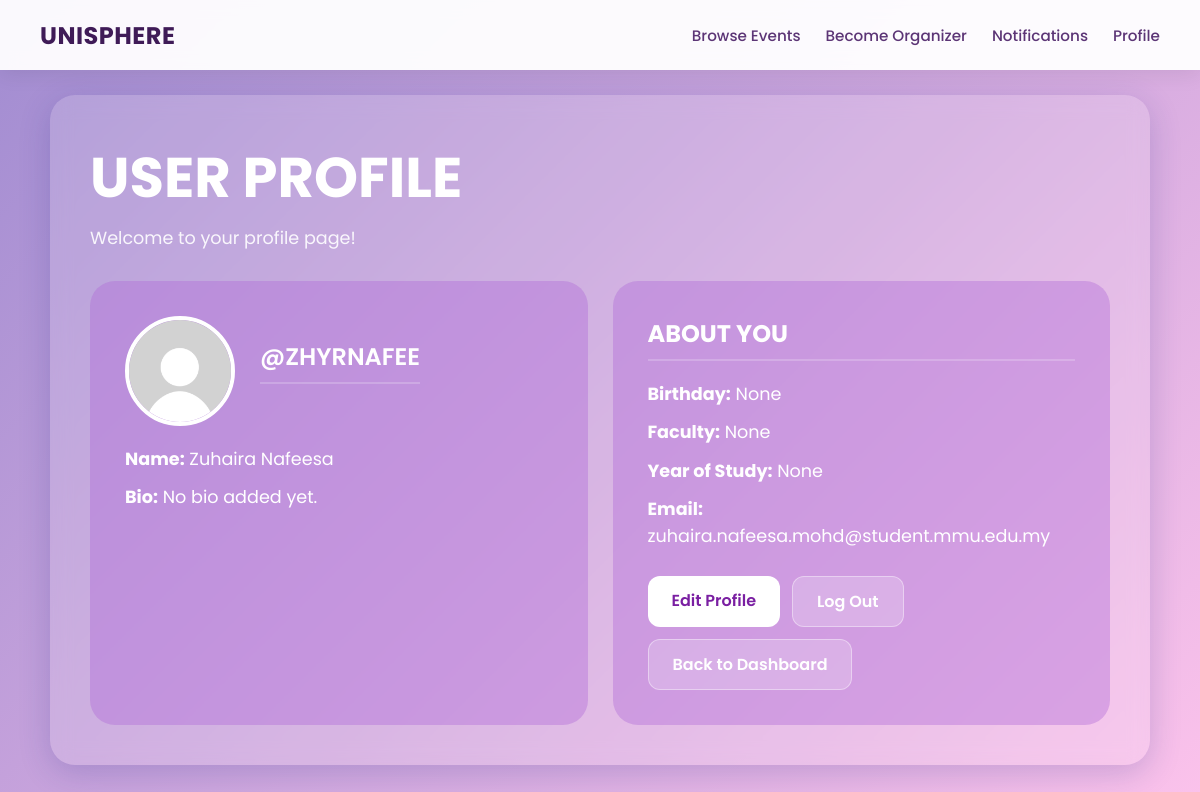
Screenshot of /UserProfile (signed in) with the database file from the repository.
### tables this page shows
CREATE TABLE users_general (
    student_id varchar(10) PRIMARY KEY,
    name TEXT NOT NULL,
    username TEXT NOT NULL UNIQUE,
    email TEXT NOT NULL UNIQUE,
    password TEXT NOT NULL,
    keyword TEXT,
    role TEXT NOT NULL CHECK(role IN ('user', 'organizer', 'admin')),
    is_verified INTEGER DEFAULT 0,
    pending_email TEXT,
    security_question TEXT
);

### app.py (the view)
@app.route('/UserProfile')
def user_profile():
    username = session.get('user')
    if not username:
        return redirect(url_for('signin'))
    conn = get_db_connection()
    cursor = conn.cursor()
    cursor.execute("SELECT * FROM users_general LEFT JOIN user_details ON users_general.student_id = user_details.student_id WHERE users_general.username = ?", (username,))
    user = cursor.fetchone()
    conn.close()
    if not user:
        return "User not found"
    return render_template('UserProfile.html', user=user)

### app.py (called while the page is built)
def get_db_connection():
    conn = sqlite3.connect('database.db')
    conn.row_factory = sqlite3.Row
    conn.execute("PRAGMA foreign_keys = 1")
    return conn

@app.context_processor
def inject_notifications():
    if 'student_id' not in session:
        return dict(unread_notifications=0)
    conn = get_db_connection()
    cursor = conn.cursor()
    cursor.execute("SELECT COUNT(*) AS total FROM notifications WHERE student_id = ? AND is_read = 0",
    (session['student_id'],))
    result = cursor.fetchone()
    conn.close()
    return dict(unread_notifications=result['total'])

### templates/UserProfile.html (shortened to what this page needs)
<!DOCTYPE html>
<html lang="en">
    <head>
    </head>
    <body>
        <nav class="navbar">
            <a class="navbar-brand" href="/user_dashboard">UniSphere</a>
            <div class="navbar-links">
                {% if session.get('role') == 'user' %}
                        <a href="/eventbrowsing">Browse Events</a>
                        <a href="/be_organizer">Become Organizer</a>
                        <a href="/notifications" class="notification-link">
                            Notifications
                        </a>
                        <a href="/user_dashboard">Profile</a>
                    {% endif %}
            </div>
        </nav>
        <div class="dashboard-view">
            <h1 class="title">User Profile</h1>
            <p class="subtitle">Welcome to your profile page!</p>
            <div class="grid">
                <div class="card profile-card">
                    <div>
                        <div class="profile-header">
                            <img src="{{ url_for('static', filename='uploads/' + (user['profile_picture'] if user['profile_picture'] else 'default.png')) }}" class="profile-picture">
                            <h3>@<span id="username-value">{{ user['username'] }}</span></h3>
                        </div>
                        <p id="name"><b>Name:</b> {{ user['name'] }}</p>
                        <p id="bio"><b>Bio:</b> {{ user['bio'] if user['bio'] else 'No bio added yet.' }}</p>
                    </div>
                </div>
                <div class="card about-card">
                    <div>
                        <h3>About You</h3>
                        <p id="birthday"><b>Birthday:</b> {{ user['birthday'] }}</p>
                        <p id="faculty"><b>Faculty:</b> {{ user['faculty'] }}</p>
                        <p id="year-of-study"><b>Year of Study:</b> {{ user['year_of_study'] }}</p>
                        <p id="email"><b>Email:</b> {{ user['email'] }}</p>
                    </div>
                    <div class="profile-actions">
                        <a href="{{ url_for('edit_profile') }}" class="btn">Edit Profile</a>
                        <a href="{{ url_for('logout')}}" class="btn btn-secondary">Log Out</a>
                        <a href="{{ url_for('dashboard') }}" class="btn btn-secondary">Back to Dashboard</a>
                    </div>
                </div>
            </div>
        </div>
    </body>
</html>

### templates/UserProfile.html (style rules this page uses)
* { margin: 0; padding: 0; box-sizing: border-box; font-family: 'Poppins', sans-serif; }
body { background: linear-gradient(135deg, #a18cd1 0%, #fbc2eb 100%); display: flex; justify-content: center; align-items: center; min-height: 100vh; padding: 20px; padding-top: 80px; }
.navbar { position: fixed; top: 0; left: 0; width: 100%; height: 70px; background: rgba(255, 255, 255, 0.95); backdrop-filter: blur(8px); box-shadow: 0 4px 20px rgba(0, 0, 0, 0.08); display: flex; align-items: center; justify-content: space-between; padding: 0 40px; z-index: 1000; }
.notification-link { position:relative; }
.navbar-brand { font-size: 1.5rem; font-weight: 700; color: #3f1b57; text-decoration: none; text-transform: uppercase; letter-spacing: 0.5px; }
.navbar-links { display: flex; gap: 25px; align-items: center; }
.navbar-links a { color: #5c3576; text-decoration: none; font-size: 0.95rem; font-weight: 500; transition: color 0.2s; position: relative; padding: 4px 0; }
.navbar-links a::after { content: ''; position: absolute; width: 0; height: 2px; bottom: 0; left: 0; background-color: #7b2cbf; transition: width 0.2s ease; }
.dashboard-view { width: 95%; max-width: 1100px; padding: 40px; border-radius: 25px; background: rgba(255, 255, 255, 0.15); backdrop-filter: blur(10px); color: white; box-shadow: 0 8px 32px 0 rgba(31, 38, 135, 0.2); }
.title { font-size: 3.5rem; font-weight: 700; margin-bottom: 5px; text-transform: uppercase; }
.subtitle { font-size: 1.1rem; margin-bottom: 30px; opacity: 0.9; }
.grid { display: grid; grid-template-columns: 1fr 1fr; gap: 25px; }
.card { background: rgba(176, 106, 214, 0.4); border-radius: 25px; padding: 35px; min-height: 350px; display: flex; flex-direction: column; justify-content: space-between; }
.profile-header { display: flex; align-items: center; gap: 25px; margin-bottom: 20px; }
.profile-picture { width: 110px; height: 110px; border-radius: 50%; object-fit: cover; border: 4px solid white; }
.profile-card h3 { font-size: 1.6rem; font-weight: 600; }
.card p { font-size: 1.1rem; margin-bottom: 12px; line-height: 1.5; }
.card h3 { margin-bottom: 20px; font-size: 1.5rem; text-transform: uppercase; border-bottom: 2px solid rgba(255, 255, 255, 0.2); padding-bottom: 8px; }
.profile-actions { display: flex; flex-wrap: wrap; gap: 12px; margin-top: 15px; }
.btn { padding: 12px 24px; color: #7a1fa2; background-color: white; border: none; border-radius: 12px; cursor: pointer; font-weight: 600; font-size: 100%; text-decoration: none; display: inline-block; transition: transform 0.2s ease, background-color 0.3s ease; text-align: center; }
.btn-secondary { background-color: rgba(255, 255, 255, 0.2); color: white; border: 1px solid rgba(255, 255, 255, 0.4); }

### rows the page displays
users_general: username "ZHYRNAFEE", name "Zuhaira Nafeesa", email "zuhaira.nafeesa.mohd@student.mmu.edu.my"

### other values shown
{{ user['bio'] if user['bio'] else 'No bio added yet.' }} "No bio added yet."
{{ user['birthday'] }} "None"
{{ user['faculty'] }} "None"
{{ user['year_of_study'] }} "None"
